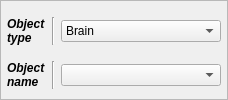
             <widget class="QFrame" name="frame_4">
              <property name="minimumSize">
               <size>
                <width>0</width>
                <height>0</height>
               </size>
              </property>
              <property name="frameShape">
               <enum>QFrame::StyledPanel</enum>
              </property>
              <property name="frameShadow">
               <enum>QFrame::Raised</enum>
              </property>
              <layout class="QGridLayout" name="gridLayout_16">
               <property name="leftMargin">
                <number>6</number>
               </property>
               <property name="topMargin">
                <number>6</number>
               </property>
               <property name="rightMargin">
                <number>6</number>
               </property>
               <property name="bottomMargin">
                <number>0</number>
               </property>
               <item row="0" column="1">
                <widget class="Line" name="line">
                 <property name="orientation">
                  <enum>Qt::Vertical</enum>
                 </property>
                </widget>
               </item>
               <item row="0" column="0">
                <widget class="QLabel" name="label_5">
                 <property name="font">
                  <font>
                   <weight>75</weight>
                   <italic>true</italic>
                   <bold>true</bold>
                  </font>
                 </property>
                 <property name="text">
                  <string>Object
type</string>
                 </property>
                </widget>
               </item>
               <item row="2" column="2">
                <spacer name="horizontalSpacer_15">
                 <property name="orientation">
                  <enum>Qt::Horizontal</enum>
                 </property>
                 <property name="sizeHint" stdset="0">
                  <size>
                   <width>40</width>
                   <height>0</height>
                  </size>
                 </property>
                </spacer>
               </item>
               <item row="0" column="2">
                <widget class="QComboBox" name="_obj_type_lst">
                 <item>
                  <property name="text">
                   <string>Brain</string>
                  </property>
                 </item>
                 <item>
                  <property name="text">
                   <string>Region Of Interest (ROI)</string>
                  </property>
                 </item>
                 <item>
                  <property name="text">
                   <string>Volume</string>
                  </property>
                 </item>
                 <item>
                  <property name="text">
                   <string>Cross-sections</string>
                  </property>
                 </item>
                 <item>
                  <property name="text">
                   <string>Sources</string>
                  </property>
                 </item>
                 <item>
                  <property name="text">
                   <string>Connectivity</string>
                  </property>
                 </item>
                 <item>
                  <property name="text">
                   <string>Time-series</string>
                  </property>
                 </item>
                 <item>
                  <property name="text">
                   <string>Pictures</string>
                  </property>
                 </item>
                 <item>
                  <property name="text">
                   <string>Vectors</string>
                  </property>
                 </item>
                </widget>
               </item>
               <item row="1" column="0">
                <widget class="QLabel" name="label_16">
                 <property name="font">
                  <font>
                   <weight>75</weight>
                   <italic>true</italic>
                   <bold>true</bold>
                  </font>
                 </property>
                 <property name="text">
                  <string>Object
name</string>
                 </property>
                </widget>
               </item>
               <item row="1" column="1">
                <widget class="Line" name="line_2">
                 <property name="orientation">
                  <enum>Qt::Vertical</enum>
                 </property>
                </widget>
               </item>
               <item row="1" column="2">
                <widget class="QComboBox" name="_obj_name_lst">
                 <property name="toolTip">
                  <string>&lt;html&gt;&lt;head/&gt;&lt;body&gt;&lt;p&gt;Color connectivity line according to :&lt;/p&gt;&lt;p&gt;- Their connectivity strength&lt;/p&gt;&lt;p&gt;- The number of connections per node&lt;/p&gt;&lt;p&gt;- The line density (use the radius to control the density)&lt;/p&gt;&lt;p&gt;&lt;span style=" font-weight:600;"&gt;Input parameter : &lt;/span&gt;&lt;span style=" font-style:italic;"&gt;c_colorby&lt;/span&gt;&lt;/p&gt;&lt;/body&gt;&lt;/html&gt;</string>
                 </property>
                </widget>
               </item>
              </layout>
             </widget>
